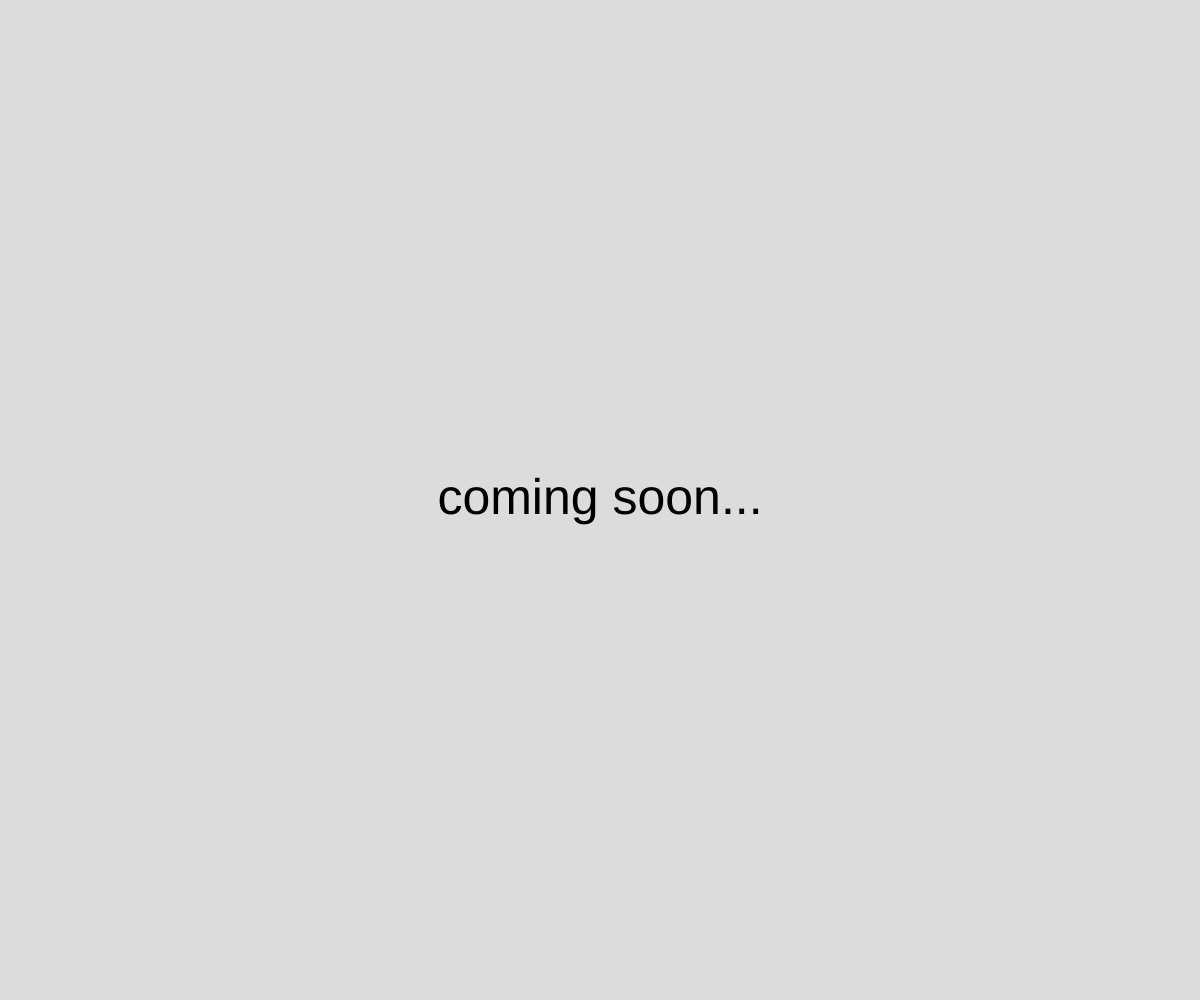
Frame 1 (no input)
Frame 60 (no input): identical to frame 1, image omitted
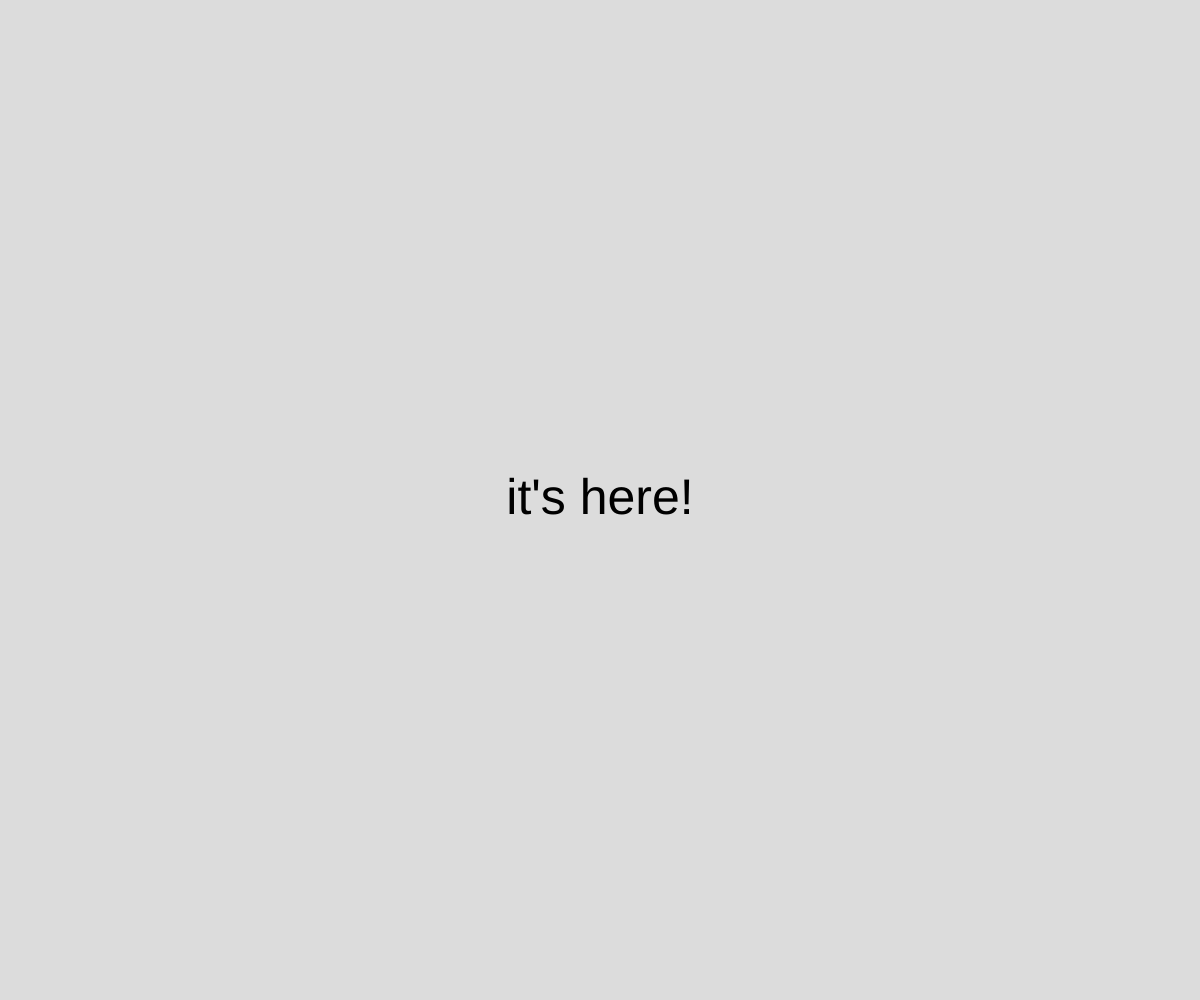
Frame 120 (the mouse pressed at the canvas centre since frame 60)

The p5.js sketch that drew these frames (run headless with seeded random() and noise() and a simulated clock; from frame 60 on, the mouse is pressed at the canvas centre):

// p5.js sketch
// ── sketch.js
//window.setTimeout example
//make something happen after some amount of time

let message = 'coming soon...';

async function setup() {
  createCanvas(windowWidth, windowHeight);

  textAlign(CENTER, CENTER);
  textSize(50);

  //run the newMessage function after 3 seconds
  window.setTimeout(newMessage, 3000);
}

function draw() {
  background(220);
  text(message, width/2, height/2);
}


function newMessage() {
  message = "it's here!";

}
